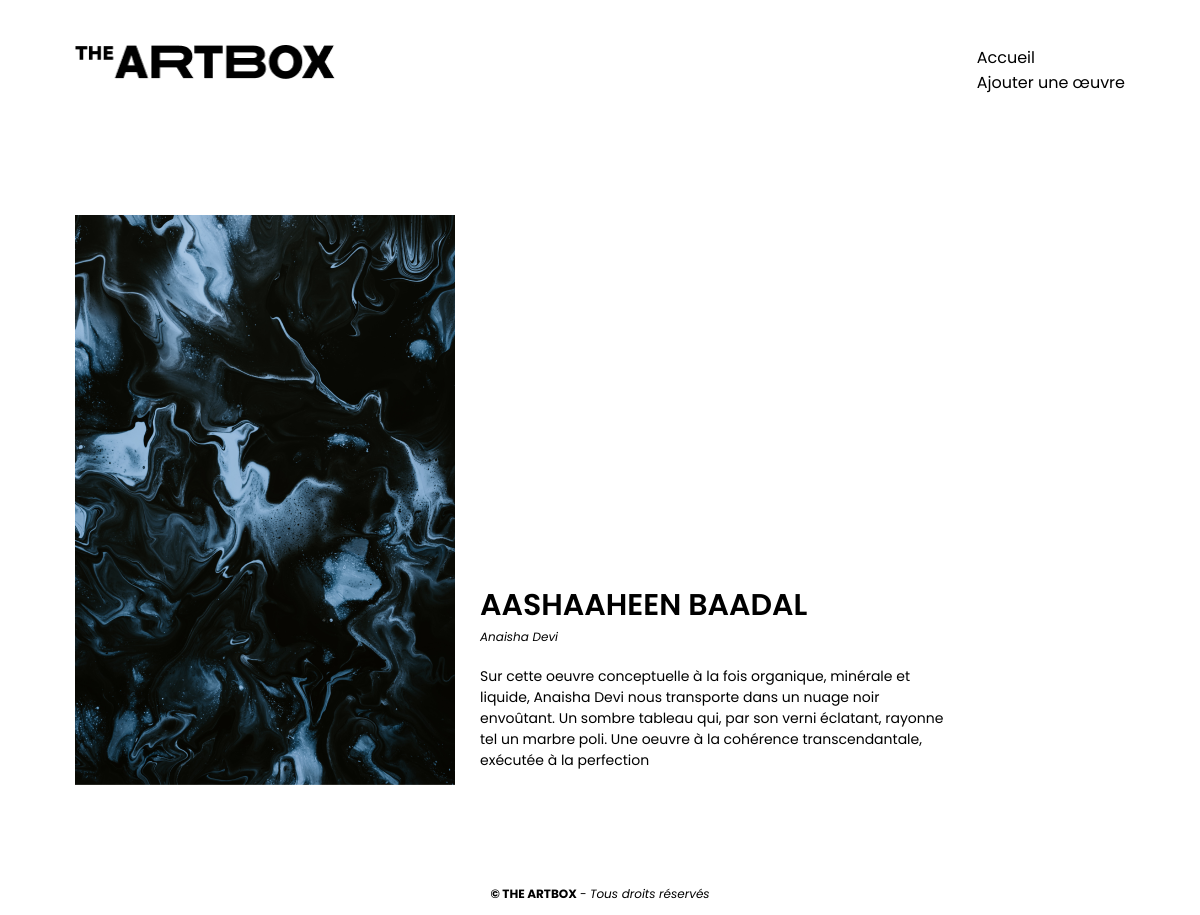
Page /artwork.php?id=2 on the committed database.
### tables this page shows
CREATE TABLE `artworks`  (
  `id` int NOT NULL AUTO_INCREMENT,
  `name` varchar(255) NOT NULL,
  `author` varchar(255) NOT NULL,
  `image` varchar(255) NOT NULL,
  `description` text NOT NULL,
  PRIMARY KEY (`id`) USING BTREE
);

### artwork.php (the view, shortened to what this page needs)
<?php
require_once './config/database.php';
if(!isset($_GET['id']))
{
    header('Location: index.php');
    exit;
} else {
    $artwork = $db->prepare("SELECT * FROM artworks WHERE id = :id");
    $artwork->execute(array('id' => $_GET['id']));
    $artwork = $artwork->fetch();
}
?>
<article id="detail-oeuvre">
    <div id="img-oeuvre">
        <img src="<?php echo htmlspecialchars($artwork['image']) ?>"
             alt="<?php echo htmlspecialchars($artwork['name']) ?>">
    </div>
    <div id="contenu-oeuvre">
        <h1><?php echo $artwork['name'] ?></h1>
        <p class="description"><?php echo htmlspecialchars($artwork['author']) ?></p>
        <p class="description-complete"><?php echo htmlspecialchars($artwork['description']) ?></p>
    </div>
</article>

### assets/css/style.css (style rules this page uses)
html, body { margin: 0; }
* { box-sizing: border-box; font-family: 'Poppins', sans-serif; }
a { text-decoration: none; color: inherit; }
header { display: flex; justify-content: space-between; max-width: 1080px; margin: auto; padding: 45px 15px; }
#logo { width: 260px; }
header ul { list-style: none; padding: 0; margin: 0; }
main { max-width: 1080px; margin: auto; }
footer { text-align: center; font-size: 12px; }
.oeuvre h2, #detail-oeuvre h1 { text-transform: uppercase; margin-top: 0; margin-bottom: 0; font-weight: 600; font-size: 30px; }
.oeuvre .description, #detail-oeuvre .description { font-style: italic; margin-top: 0; font-size: 12px; margin-bottom: 20px; }
#detail-oeuvre { display: flex; flex-wrap: wrap; align-items: end; margin-bottom: 100px; margin-top: 75px; font-size: 14px; padding: 0 15px; }
#img-oeuvre { margin-right: 25px; }
#img-oeuvre img { max-width: 470px; margin: auto; display: block; }
#contenu-oeuvre { max-width: 470px; }

### rows in the picture
artworks: image (picture), name "AASHAAHEEN BAADAL", author "Anaisha Devi", description "Sur cette oeuvre conceptuelle à la fois organique, minérale et liquide, Anaisha Devi nous transporte dans un nuage noir envoûtant. Un sombre tableau qui, par son verni éclatant, rayonne tel un marbre poli. Une oeuvre à la cohérence transcendantale, exécutée à la perfection"
